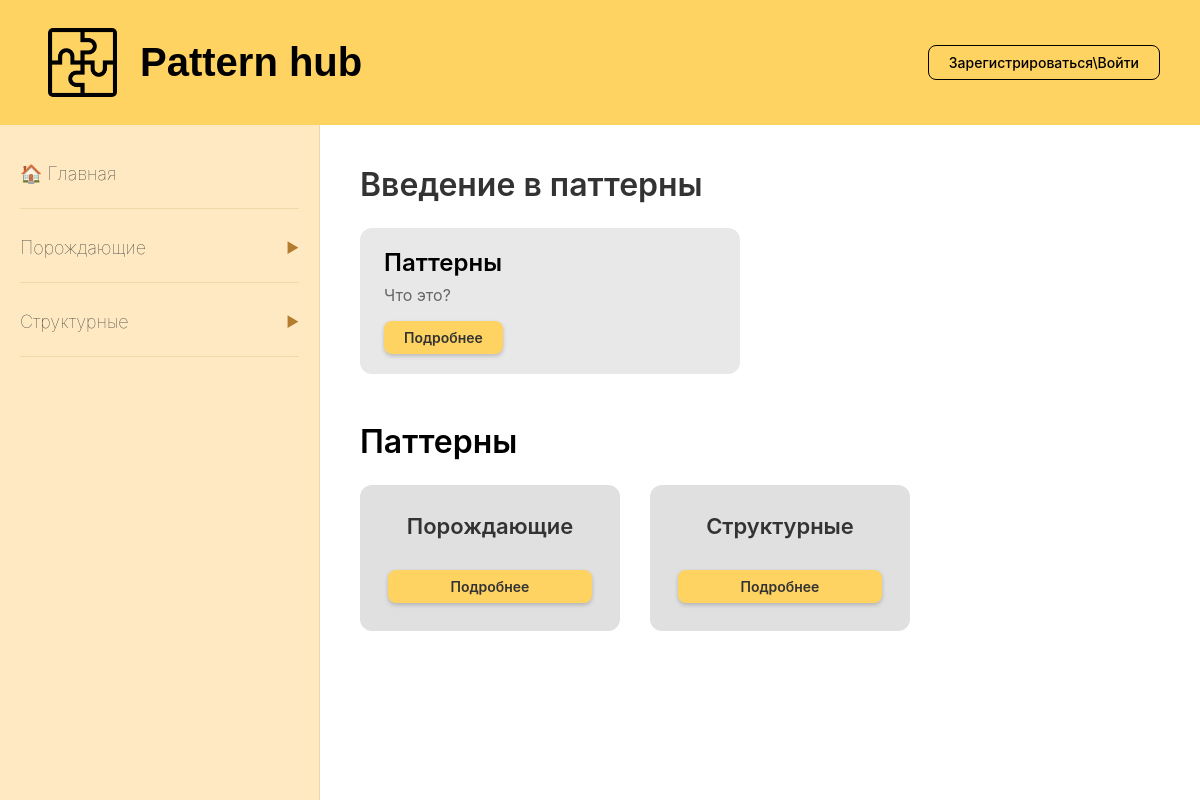
Before: / with the older database file.
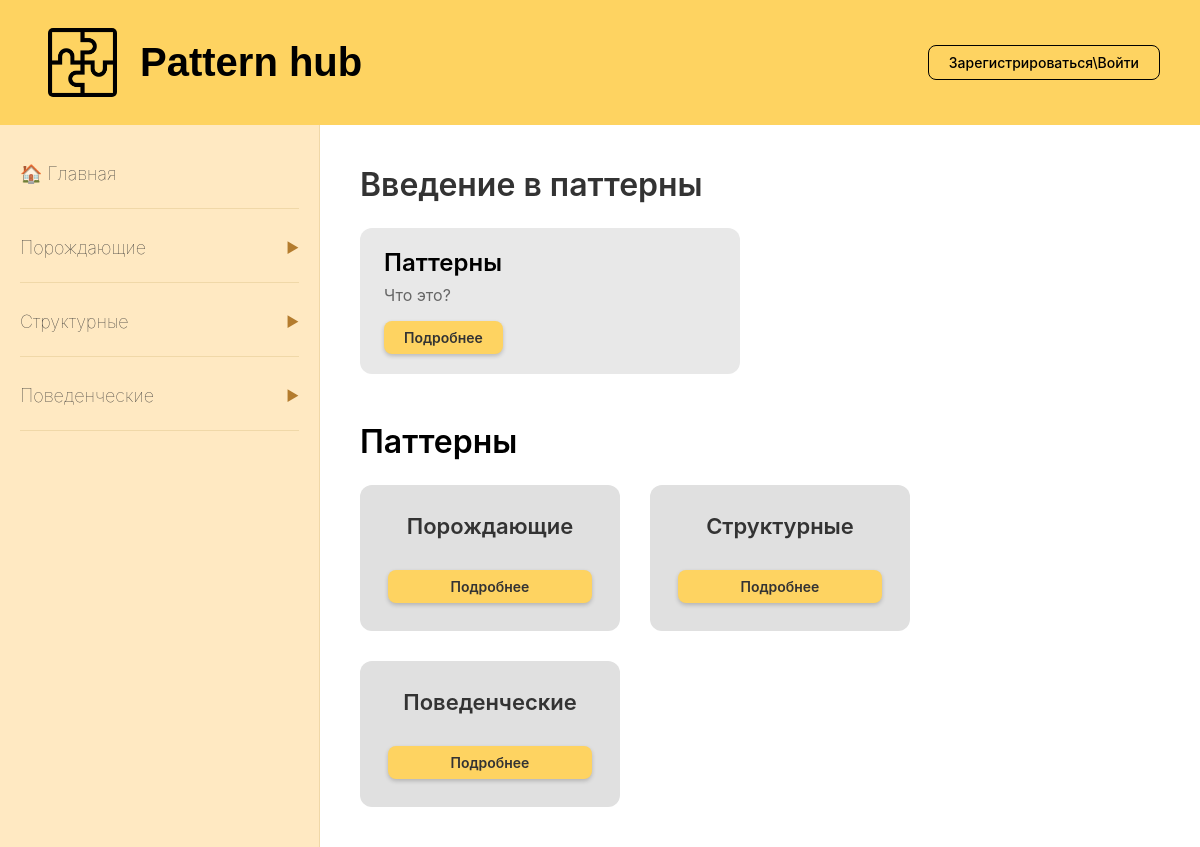
After: the same page with the newer database file.
### main/models.py (models this page shows)
class Categories(models.Model):
    id = models.AutoField(primary_key=True)
    title = models.CharField(max_length=45, blank=True, null=True, unique=True)
    class Meta:
        db_table = 'categories'

### main/views.py (the view)
# urls.py: path('', views.index, name='index'),
def index(request):
    categories = Categories.objects.all()
    patterns = Patterns.objects.all()
    return render(request, 'test/main/forms/home_content.html', {"categories": categories, "patterns":patterns})

### templates/test/main/forms/home_content.html
{% extends "test/main/index.html" %}
{% load static %}
{% block content %}
<div class="intro-block">
    <h2>Введение в паттерны</h2>
    <div class="intro-section">
        <h3>Паттерны</h3>
        <p>Что это?</p>
        <a href="/about" class="details-link gold">Подробнее</a>
    </div>
</div>
<div class="patterns-block">
    <h2>Паттерны</h2>
    <div class="patterns-grid">
        {% for category in categories %}
        <div class="pattern-card square">
            <h3>{{ category.title }}</h3>
            <a href="{% url 'catalog' category.title %}" class="details-link gold-dark">Подробнее</a>
        </div>
        {% endfor %}
    </div>
</div>
{% endblock %}

### templates/test/main/index.html (shortened to what this page needs)
{% load static %}
<!DOCTYPE html>
<html lang="ru">
<head>
    <link rel="stylesheet" href="{% static 'main/style.css' %}">
</head>
<body>
    <div class="wrapper">
        <header class="header">
            <div class="header-content">
                <div class="logo-area">
                    <img src="{% static 'images/logo.png' %}" alt="Logo" class="logo" onerror="this.style.display='none'">
                    <h1 class="Logo-title">Pattern hub</h1>
                </div>
                <div class="auth-buttons">
                    {% if user.is_authenticated %}
                        <div class="user-info">
                            <span onclick="window.location = '/profile';" class="username">{{ user.username }}</span>
                        </div>
                    {% else %}
                        <a href="{% url 'login_' %}" class="auth-btn register">Зарегистрироваться\Войти</a>
                    {% endif %}
                </div>
            </div>
        </header>
        <div class="main-content">
            <aside class="sidebar">
                <nav class="sidebar-nav">
                    <div class="nav-item">
                        <a href="{% url 'index' %}" class="nav-header no-arrow">
                            <span class="nav-title">🏠 Главная</span>
                        </a>
                    </div>
                    {% for category in categories %}
                    <div class="nav-item" data-category-id="{{ category.id }}">
                        <div class="nav-header" onclick="toggleSubmenu(this)">
                            <span class="nav-title">{{ category.title }}</span>
                            <span class="arrow">▶</span>
                        </div>
                    </div>
                    {% endfor %}
                </nav>
            </aside>
            <main class="content">
                {% block content %}
                {% endblock %}
            </main>
        </div>
    </div>
</body>
</html>

Changed rows visible on the page:
added Categories: title "Поведенческие"
